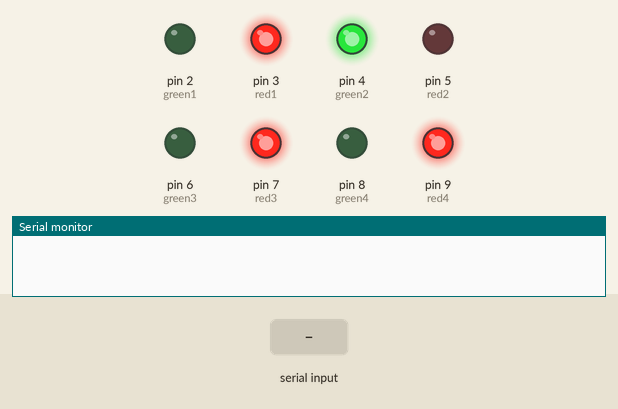
This sketch was run on a simulated Arduino Uno, built with avr-gcc and run on an emulated ATmega328P. On the bench: output pins drawn as LEDs (lit = HIGH), the last lines printed to the serial monitor. The inputs (shaded band) are chosen by the test bench.

Above: at 2.0 s.
2.1 s: "C90\n" received over Serial
At 2.1 s:
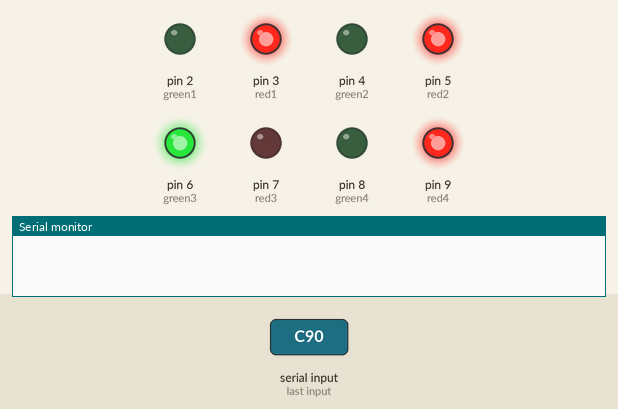
5.1 s: "C" received over Serial
6.6 s: "90,45\n" received over Serial
9.5 s: "C,45\n" received over Serial
At 15.4 s:
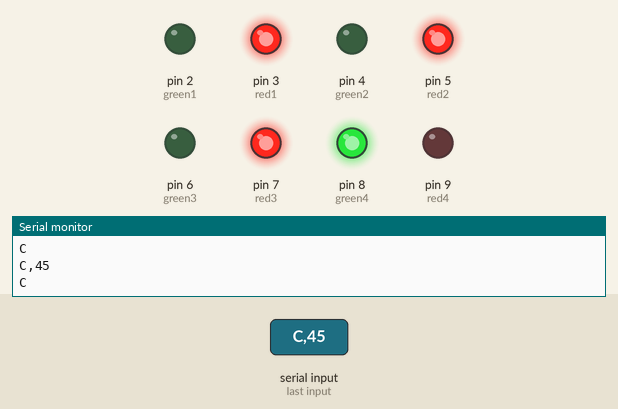
Timing chart, 0 to 20.5 s (numbered marks = the images above; inputs shaded):
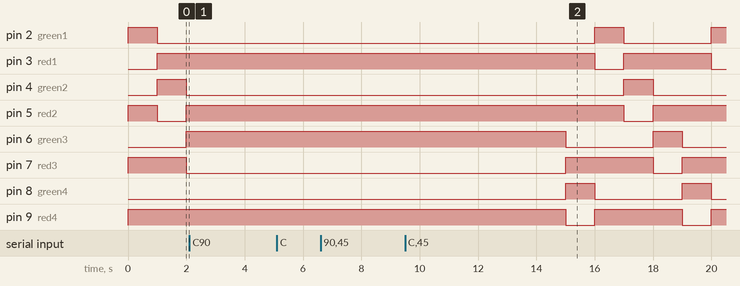

Measured:
- after the input at 2.1 s, pin 2 (green1): stays LOW (without the input it goes to HIGH after 1.9 s); pin 3 (red1): stays HIGH (without the input it goes to LOW after 1.9 s)
- after the input at 5.1 s, every drawn part: stays the same

The sketch:

traffic_management.ino
```cpp
int red1=3;
int green1=2;
int red2=5;
int green2=4;
int red3=7;
int green3=6;
int red4=9;
int green4=8;

void setup() {
  Serial.begin(9600);
  pinMode(red1,OUTPUT);
  pinMode(green1,OUTPUT);
  pinMode(red2,OUTPUT);
  pinMode(green2,OUTPUT);
  pinMode(red3,OUTPUT);
  pinMode(green3,OUTPUT);
  pinMode(red4,OUTPUT);
  pinMode(green4,OUTPUT);
}

void loop() {
  initial_position();
}

void serial_event(){
  if(Serial.available() > 0){
    String data = Serial.readString();
    Serial.println(data);
    char e = data[0];
    Serial.println(e);
    if(e == 'A'){
        road1(3);
    }
    else if(e == 'B'){
        road2(3);
    }
    else if(e == 'C'){
        road3(3);
    }
    else if(e == 'D'){
        road4(3);
    }
    else{
      int r1 = data[0]-48;
      int r2 = data[1]-48;
      int r3 = data[2]-48;
      int r4 = data[3]-48;

      int a, i, j, k, m;
      char b;
      int num[] = {r1, r2, r3, r4};
      char rd[] = "ABCD";

      for (i = 0; i < 4; ++i){
        for (j = i + 1; j < 4; ++j){
          if (num[i] < num[j]){
              a = num[i];
              b = rd[i];
              num[i] = num[j];
              rd[i] = rd[j];
              num[j] = a;
              rd[j] = b;
          }
        }
      }

      for(k=0; k<4;k++){
      Serial.print(rd[k]);
      Serial.print(num[k]);
      }
      Serial.println("");
      for(m=0; m<4;m++){
        if(rd[m] == 'A'){
          road1(num[m]);
        }
        if(rd[m] == 'B'){
          road2(num[m]);
        }
        if(rd[m] == 'C'){
          road3(num[m]);
        }
        if(rd[m] == 'D'){
          road4(num[m]);
        }
      }
    }
  }
}

void initial_position(){
  road1(1);
  road2(1);
  road3(1);
  road4(1);
}

void road1(int C)
{
  digitalWrite(red1,LOW);
  digitalWrite(green1,HIGH);
  digitalWrite(red2,HIGH);
  digitalWrite(green2,LOW);
  digitalWrite(red3,HIGH);
  digitalWrite(green3,LOW);
  digitalWrite(red4,HIGH);
  digitalWrite(green4,LOW);
  delay(C*1000);
  serial_event();
}

void road2(int C)
{
  digitalWrite(red1,HIGH);
  digitalWrite(green1,LOW);
  digitalWrite(red2,LOW);
  digitalWrite(green2,HIGH);
  digitalWrite(red3,HIGH);
  digitalWrite(green3,LOW);
  digitalWrite(red4,HIGH);
  digitalWrite(green4,LOW);
  delay(C*1000);
  serial_event();
}

void road3(int C)
{
  digitalWrite(red1,HIGH);
  digitalWrite(green1,LOW);
  digitalWrite(red2,HIGH);
  digitalWrite(green2,LOW);
  digitalWrite(red3,LOW);
  digitalWrite(green3,HIGH);
  digitalWrite(red4,HIGH);
  digitalWrite(green4,LOW);
  delay(C*1000);
  serial_event();
}

void road4(int C)
{
  digitalWrite(red1,HIGH);
  digitalWrite(green1,LOW);
  digitalWrite(red2,HIGH);
  digitalWrite(green2,LOW);
  digitalWrite(red3,HIGH);
  digitalWrite(green3,LOW);
  digitalWrite(red4,LOW);
  digitalWrite(green4,HIGH);
  delay(C*1000);
  serial_event();
}
```
